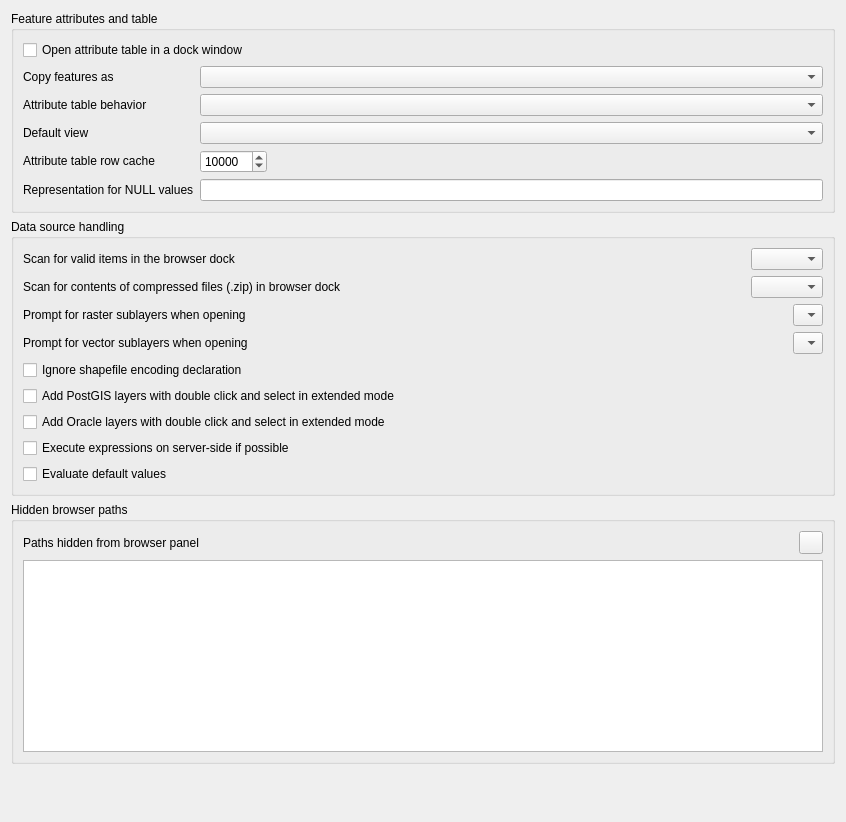
             <widget class="QWidget" name="mOptionsScrollAreaContents_11">
              <property name="geometry">
               <rect>
                <x>0</x>
                <y>0</y>
                <width>846</width>
                <height>822</height>
               </rect>
              </property>
              <layout class="QVBoxLayout" name="verticalLayout_24">
               <item>
                <widget class="QgsCollapsibleGroupBox" name="groupBox_18">
                 <property name="title">
                  <string>Feature attributes and table</string>
                 </property>
                 <layout class="QGridLayout" name="gridLayout_19">
                  <item row="0" column="0" colspan="2">
                   <widget class="QCheckBox" name="cbxAttributeTableDocked">
                    <property name="text">
                     <string>Open attribute table in a dock window</string>
                    </property>
                   </widget>
                  </item>
                  <item row="3" column="1">
                   <widget class="QComboBox" name="cmbAttrTableBehavior">
                    <item>
                     <property name="text">
                      <string/>
                     </property>
                    </item>
                   </widget>
                  </item>
                  <item row="3" column="0">
                   <widget class="QLabel" name="textLabel1_7">
                    <property name="sizePolicy">
                     <sizepolicy hsizetype="Fixed" vsizetype="Fixed">
                      <horstretch>0</horstretch>
                      <verstretch>0</verstretch>
                     </sizepolicy>
                    </property>
                    <property name="text">
                     <string>Attribute table behavior</string>
                    </property>
                   </widget>
                  </item>
                  <item row="6" column="0">
                   <widget class="QLabel" name="label_14">
                    <property name="text">
                     <string>Representation for NULL values</string>
                    </property>
                   </widget>
                  </item>
                  <item row="4" column="1">
                   <widget class="QComboBox" name="mAttrTableViewComboBox"/>
                  </item>
                  <item row="6" column="1">
                   <widget class="QLineEdit" name="leNullValue"/>
                  </item>
                  <item row="5" column="0">
                   <widget class="QLabel" name="textLabel1_12">
                    <property name="sizePolicy">
                     <sizepolicy hsizetype="Fixed" vsizetype="Fixed">
                      <horstretch>0</horstretch>
                      <verstretch>0</verstretch>
                     </sizepolicy>
                    </property>
                    <property name="text">
                     <string>Attribute table row cache</string>
                    </property>
                   </widget>
                  </item>
                  <item row="5" column="1">
                   <layout class="QHBoxLayout" name="horizontalLayout_10">
                    <item>
                     <widget class="QSpinBox" name="spinBoxAttrTableRowCache">
                      <property name="minimum">
                       <number>0</number>
                      </property>
                      <property name="maximum">
                       <number>10000000</number>
                      </property>
                      <property name="singleStep">
                       <number>1000</number>
                      </property>
                      <property name="value">
                       <number>10000</number>
                      </property>
                     </widget>
                    </item>
                    <item>
                     <spacer name="horizontalSpacer_8">
                      <property name="orientation">
                       <enum>Qt::Horizontal</enum>
                      </property>
                      <property name="sizeHint" stdset="0">
                       <size>
                        <width>40</width>
                        <height>20</height>
                       </size>
                      </property>
                     </spacer>
                    </item>
                   </layout>
                  </item>
                  <item row="2" column="1">
                   <widget class="QComboBox" name="mComboCopyFeatureFormat"/>
                  </item>
                  <item row="4" column="0">
                   <widget class="QLabel" name="label_46">
                    <property name="text">
                     <string>Default view</string>
                    </property>
                   </widget>
                  </item>
                  <item row="2" column="0">
                   <widget class="QLabel" name="label_48">
                    <property name="text">
                     <string>Copy features as</string>
                    </property>
                   </widget>
                  </item>
                 </layout>
                </widget>
               </item>
               <item>
                <widget class="QgsCollapsibleGroupBox" name="groupBox_19">
                 <property name="title">
                  <string>Data source handling</string>
                 </property>
                 <layout class="QVBoxLayout" name="verticalLayout_23">
                  <item>
                   <layout class="QHBoxLayout" name="horizontalLayout_14">
                    <item>
                     <widget class="QLabel" name="label_30">
                      <property name="text">
                       <string>Scan for valid items in the browser dock</string>
                      </property>
                     </widget>
                    </item>
                    <item>
                     <spacer name="horizontalSpacer_12">
                      <property name="orientation">
                       <enum>Qt::Horizontal</enum>
                      </property>
                      <property name="sizeHint" stdset="0">
                       <size>
                        <width>40</width>
                        <height>20</height>
                       </size>
                      </property>
                     </spacer>
                    </item>
                    <item>
                     <widget class="QComboBox" name="cmbScanItemsInBrowser"/>
                    </item>
                   </layout>
                  </item>
                  <item>
                   <layout class="QHBoxLayout" name="horizontalLayout_13">
                    <item>
                     <widget class="QLabel" name="label_29">
                      <property name="text">
                       <string>Scan for contents of compressed files (.zip) in browser dock</string>
                      </property>
                     </widget>
                    </item>
                    <item>
                     <spacer name="horizontalSpacer_11">
                      <property name="orientation">
                       <enum>Qt::Horizontal</enum>
                      </property>
                      <property name="sizeHint" stdset="0">
                       <size>
                        <width>40</width>
                        <height>20</height>
                       </size>
                      </property>
                     </spacer>
                    </item>
                    <item>
                     <widget class="QComboBox" name="cmbScanZipInBrowser">
                      <property name="currentIndex">
                       <number>-1</number>
                      </property>
                     </widget>
                    </item>
                   </layout>
                  </item>
                  <item>
                   <layout class="QHBoxLayout" name="horizontalLayout_12">
                    <item>
                     <widget class="QLabel" name="textLabel1_13">
                      <property name="sizePolicy">
                       <sizepolicy hsizetype="Fixed" vsizetype="Fixed">
                        <horstretch>0</horstretch>
                        <verstretch>0</verstretch>
                       </sizepolicy>
                      </property>
                      <property name="text">
                       <string>Prompt for raster sublayers when opening</string>
                      </property>
                     </widget>
                    </item>
                    <item>
                     <spacer name="horizontalSpacer_10">
                      <property name="orientation">
                       <enum>Qt::Horizontal</enum>
                      </property>
                      <property name="sizeHint" stdset="0">
                       <size>
                        <width>40</width>
                        <height>20</height>
                       </size>
                      </property>
                     </spacer>
                    </item>
                    <item>
                     <widget class="QComboBox" name="cmbPromptRasterSublayers">
                      <item>
                       <property name="text">
                        <string/>
                       </property>
                      </item>
                     </widget>
                    </item>
                   </layout>
                  </item>
                  <item>
                   <layout class="QHBoxLayout" name="horizontalLayout_22">
                    <item>
                     <widget class="QLabel" name="textLabel1_15">
                      <property name="sizePolicy">
                       <sizepolicy hsizetype="Fixed" vsizetype="Fixed">
                        <horstretch>0</horstretch>
                        <verstretch>0</verstretch>
                       </sizepolicy>
                      </property>
                      <property name="text">
                       <string>Prompt for vector sublayers when opening</string>
                      </property>
                     </widget>
                    </item>
                    <item>
                     <spacer name="horizontalSpacer_23">
                      <property name="orientation">
                       <enum>Qt::Horizontal</enum>
                      </property>
                      <property name="sizeHint" stdset="0">
                       <size>
                        <width>40</width>
                        <height>20</height>
                       </size>
                      </property>
                     </spacer>
                    </item>
                    <item>
                     <widget class="QComboBox" name="cmbPromptVectorSublayers">
                      <item>
                       <property name="text">
                        <string/>
                       </property>
                      </item>
                     </widget>
                    </item>
                   </layout>
                  </item>
                  <item>
                   <widget class="QCheckBox" name="cbxIgnoreShapeEncoding">
                    <property name="toolTip">
                     <string>Disable OGR on-the-fly conversion from declared encoding to UTF-8</string>
                    </property>
                    <property name="text">
                     <string>Ignore shapefile encoding declaration</string>
                    </property>
                   </widget>
                  </item>
                  <item>
                   <widget class="QCheckBox" name="cbxAddPostgisDC">
                    <property name="text">
                     <string>Add PostGIS layers with double click and select in extended mode</string>
                    </property>
                   </widget>
                  </item>
                  <item>
                   <widget class="QCheckBox" name="cbxAddOracleDC">
                    <property name="text">
                     <string>Add Oracle layers with double click and select in extended mode</string>
                    </property>
                   </widget>
                  </item>
                  <item>
                   <widget class="QCheckBox" name="cbxCompileExpressions">
                    <property name="text">
                     <string>Execute expressions on server-side if possible</string>
                    </property>
                   </widget>
                  </item>
                  <item>
                   <widget class="QCheckBox" name="cbxEvaluateDefaultValues">
                    <property name="toolTip">
                     <string>&lt;html&gt;&lt;head/&gt;&lt;body&gt;&lt;p&gt;When digitizing a new feature, default values are retrieved from the database. With this option turned on, the default values will be evaluated at the time of digitizing. With this option turned off, the default values will be evaluated at the time of saving.&lt;/p&gt;&lt;/body&gt;&lt;/html&gt;</string>
                    </property>
                    <property name="text">
                     <string>Evaluate default values</string>
                    </property>
                   </widget>
                  </item>
                 </layout>
                </widget>
               </item>
               <item>
                <widget class="QgsCollapsibleGroupBox" name="groupBox_28">
                 <property name="title">
                  <string>Hidden browser paths</string>
                 </property>
                 <layout class="QGridLayout" name="_15">
                  <item row="0" column="0">
                   <widget class="QLabel" name="mSVGLabel_4">
                    <property name="text">
                     <string>Paths hidden from browser panel</string>
                    </property>
                   </widget>
                  </item>
                  <item row="0" column="1">
                   <spacer>
                    <property name="orientation">
                     <enum>Qt::Horizontal</enum>
                    </property>
                    <property name="sizeHint" stdset="0">
                     <size>
                      <width>31</width>
                      <height>20</height>
                     </size>
                    </property>
                   </spacer>
                  </item>
                  <item row="1" column="0" colspan="3">
                   <widget class="QListWidget" name="mListHiddenBrowserPaths">
                    <property name="minimumSize">
                     <size>
                      <width>0</width>
                      <height>120</height>
                     </size>
                    </property>
                   </widget>
                  </item>
                  <item row="0" column="2">
                   <widget class="QToolButton" name="mBtnRemoveHiddenPath">
                    <property name="toolTip">
                     <string>Remove path</string>
                    </property>
                    <property name="text">
                     <string/>
                    </property>
                    <property name="icon">
                     <iconset resource="../../images/images.qrc">
                      <normaloff>:/images/themes/default/symbologyRemove.svg</normaloff>:/images/themes/default/symbologyRemove.svg</iconset>
                    </property>
                   </widget>
                  </item>
                 </layout>
                </widget>
               </item>
               <item>
                <spacer name="verticalSpacer_8">
                 <property name="orientation">
                  <enum>Qt::Vertical</enum>
                 </property>
                 <property name="sizeType">
                  <enum>QSizePolicy::Expanding</enum>
                 </property>
                 <property name="sizeHint" stdset="0">
                  <size>
                   <width>20</width>
                   <height>40</height>
                  </size>
                 </property>
                </spacer>
               </item>
              </layout>
             </widget>
